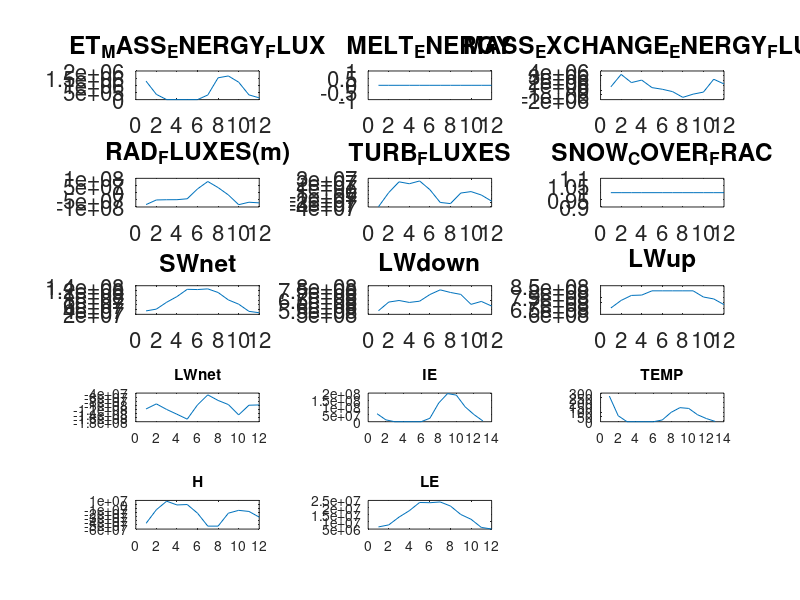

MATLAB code for this plot:
function TESTSCRIPT_SNOW_MODEL_TEST_DEC20

keyboard



PARS=parameter_constants;



%Snow precip (assuming liquid precip = 0)
%METDATAPRECsnow = [1,1,1,1,0,0,0,0,0,1,1,1]; %mm/day (liquid water equivalent)
METDATAPRECsnow = [3.50 6.50 2.80 3.70 0.90 0.30 0. 0. 1.40 1.40 4.60 2.50]; % unit mm/day liquid water equivalent, ERA5
% total precipitation = [3.50 6.70 3.30 4.20 1.40 2.0 0.90 0.90 3.70  1.80  4.90 2.50]% unit mm/day liquid water equivalent, ERA5
METDATAAIRtemp= [-5,-5,-5,-3,0,4,10,10,4,-2,-3,-5]; % celcius
deltat=365.25/12;
%Assume zero soil-snow flux

%SW MJ/m2/d
%./CARDAMOM_JPL/PYTHON/ERA5_API/ERA5_API_DOWNLOADER.py -o  ./DATA/ERA5/wyoming_snow_test.nc -v surface_solar_radiation_downwards  --year 2017  --month 01 02 03 04 05 06 07 08 09 10 11 12   --area 43 -111 44 -110    --monthly_average    --grid_size  1 1
METDATASWdown = [7.3381   11.5162   16.8397   21.9049   25.4404   28.4061   28.5217   24.6995   19.1908   12.8110    8.0631    5.7136];
%Lowngwave (MJ/m2/d)
METDATALWdown = [254, 266, 274, 286, 295, 335, 355, 360, 340, 326, 282, 254]*3600*24/1e6*1.02;
% LWdown =[22.3845   23.4420   24.1471   25.2046   25.9978   29.5229   31.2854   31.7261   29.9635   28.7297   24.8521   22.3845]
METDATALWup = [271, 283, 292, 305, 314, 357, 378, 383, 362, 347, 300, 271]*3600*24/1e6;
% LWup =[23.4144   24.4512   25.2288   26.3520   27.1296   30.8448   32.6592   33.0912   31.2768   29.9808   25.9200   23.4144]

% -------------------------
% downloaded from ERA5
%./CARDAMOM_JPL/PYTHON/ERA5_API/ERA5_API_DOWNLOADER.py -o ./RESEARCH/DATA/ERA5_API/wyoming_radiation_test.nc -v surface_net_solar_radiation surface_net_thermal_radiation surface_solar_radiation_downwards surface_thermal_radiation_downwards --year 2017 --month 01 02 03 04 05 06 07 08 09 10 11 12   --area 43.5 -110.5 43.5 -110.5 --monthly_average --grid_size 1 1

% unit covert from J/m2/day to MJ/m2/day  (/1e6)
 METDATASWdown = [7.5455    9.1782   15.4878   20.6763   27.3366   27.1438   27.7512   24.4484   17.6172   13.7335    7.1347    5.8443];
 METDATALWdown = [ 18.2143   21.2924   21.8513   21.1625   21.6022   23.9659   25.6225   24.7010   24.0173   20.4801   21.5173   19.8812];
 %netLWup  = LWup - LWdown
 %LWup = LWdown + netLWup
 %netLWup = [3.9281    3.0944    3.9953    4.7450    6.2141    5.6763    7.1693    7.3669    5.4266    4.9323    3.3277    3.2545];
 METDATALWnet=[3.9281    3.0944    3.9953    4.7450    6.2141    5.6763    7.1693    7.3669    5.4266    4.9323    3.3277    3.2545] ;
 METDATALWup = ( METDATALWnet +  METDATALWdown);

% in W/m2 /(3600*24)
% SWdown = [87.3325  106.2289  179.2574  239.3091  316.3962  314.1638  321.1939  282.9676  203.9033  158.9526   82.5774   67.6428];
% LWdown = [210.8138  246.4401  252.9088  244.9368  250.0251  277.3837  296.5569  285.8908  277.9777  237.0380  249.0425  230.1061];
% LWup = [45.4647   35.8150   46.2419   54.9189   71.9221   65.6975   82.9775   85.2654   62.8074   57.0869   38.5149   37.6683];
% ratio of netSW/SWdown = [0.6538    0.6533    0.6629    0.6566    0.6778  0.6924    0.8487    0.8718    0.8088    0.6811    0.6597    0.6552]

% snow variables
% snowcover=[99.9512   99.9512   99.9512   99.9512   99.9512   99.8947   11.3079     0   37.8159   94.7090   97.9974   99.9512]
% SWE=[0.2658    0.4133    0.5333    0.6217    0.6410    0.3495    0.0078     0    0.0105    0.0255    0.0953    0.1821]
% snowmelt=[0         0         0         0    0.0032    0.0173    0.0027         0    0.0008    0.0013         0         0]
 METDATAsnowsurft=[258.9934  265.2638  268.6025  268.8325  271.9822  273.0088  273.0925  273.1602  271.8199  267.3160  266.4712  262.0739];
METDATAskintemp=[259.4507  265.7600  269.7007  269.9660  274.7928  279.0397  286.2732  284.8947  278.5555  268.4642  266.9638  262.3272];
%-------------------------

% ET can be calculated offline
METDATAET = METDATASWdown * 0.01;%mm/day

%CONST.ant for now
%Changes in reality
%Shuang has snow albedo timeseries
CONST.albedo=0.85;

CONST.emissivity = 0.97;

%Aerodynamic resistance
fric_vel=0.1;
CONST.Hconductance= fric_vel/50;%m/s

CONST.air_density = 1;%kg/m3 %Function of ERA5 pressure/specific humidity/temperature
CONST.Cp=1004; %J/kg/K %specific heat of air at const pressure

%UNITS CHECK: Hconductance * ( delta_TEMP)*CONST.air_density *CONST.Cp 
%UNITS = J/m2/s



CONST.sigmaSB=5.67e-8;

DIAG.SWup=METDATASWdown*CONST.albedo;

DIAG.Rnet = METDATASWdown + METDATALWdown - DIAG.SWup - METDATALWup;

%"S" is state variable
%Snow SWE in Jan 1st  = 50 mm
%Units mm of liquid water
%1mm/m2 = 1kg H2O
%Meaning mm/m2 and kg can be used interchangeably.
SNOW_H2O(1) = 100;
%Snow temp initial condition (K)
SNOW_TEMP(1) = 268;





%E_tsw = M_tsw *c_i*T_tsw T_tsw = E_tsw/(c_i*M_tsw)13:34

%snow2energy= @(snowtemp) (1.0 - fliq) * cice * temp & + fliq * cliq * (temp - tsupercool_liq) 
%IE=(1.0 - fliq) * cice * temp & + fliq * cliq * (temp - tsupercool_liq) ;
%l = (\frac{Q_{tsw}-Q_{tsw0}}{Q_{tsw1}-Q_{tsw0}})13:40

FUNC.snow_fliq=@(snow_ie_pum, PARS) min(max((snow_ie_pum - PARS.IE_at_0C_solid )/ (PARS.IE_at_0C_liquid - PARS.IE_at_0C_solid),0),1);
%OVERLEAF FOR SNOW TEMP FUNCTION;
%Re-arrange from above equations
%Ensure snow_ie is per unit mass
FUNC.snow_temp=@(snow_ie,PARS) min(snow_ie/PARS.cice,PARS.tp);

    
 
%Arg 1. temp
%ARg 2. par struct 
%Arg 3. fliq
FUNC.snow2energy= @(snowtemp,PARS,fliq) (1.0 - fliq) * PARS.cice * snowtemp + fliq * PARS.cliq * (snowtemp - PARS.tsupercool_liq) ;

% **********************************************************************
% calculate aero conductance for sensible heat transfer (as a function of wind speed)
% Inputs:
 PARS.AERO.z=10;% Velocity reference height in meters
 PARS.AERO.h=0.03; % Characteristic roughness height in meters
 PARS.AERO.kappa=0.4; % von Karman's constant
 v10=[0.4817    0.9765    0.8134    0.5430    0.1999    0.5219    0.3391    0.2098    0.3396    0.4556    1.0371    0.4066];% Horizontal wind velocity at reference height (z) in m/s
 u10=[0.0191    0.7561    0.9194    0.7794    0.2525    0.5823    0.2504    0.3517    0.1578    0.4720    0.3309    0.3905];
 METDATA.ws10=sqrt(v10.^2+u10.^2);
 
%  ws2=v10*4.87/ln(67.8*10-5.42);% roughly ws2=0.75*ws10
 PARS.AERO.d=0.7*PARS.AERO.h; % Approximation for zero-plane displacement height
 PARS.AERO.z_0=0.1*PARS.AERO.h; % Approximation for momentum roughness height
% Outputs: Aerodynamic resistance in s/m
 FUNC.aeroconductance=@(PARS,ws10) (PARS.AERO.kappa^2.*ws10)/log((PARS.AERO.z-PARS.AERO.d)./PARS.AERO.z_0).^2;

% **********************************************************************

%Snow internal energy per unit snow (mm) * SNOW MASS
SNOW_IE(1) = FUNC.snow2energy(SNOW_TEMP(1), PARS, 0) * SNOW_H2O(1);


SNOW_LF(1)=FUNC.snow_fliq(SNOW_IE(1)/SNOW_H2O(1) , PARS);


disp('NEXT STEP: CHECK SNOW TEMP ROUTINE')
disp('internal energy per area vs internal energy per kg check')
keyboard

%dSWE/dt = PRECsnow - Sublimation - Melt


for m=1:12
    
    %Step 1. Add snow H2O contribution to snow pack
    %Note: rain goes straight to surface runoff, 
    %ASSUMPTION: liquid precip no interaction with snow energy balance.
    
    %One month timestep (adding snow in mm/month)
    %50mm
    %Assume all snow goes to snowpack
    SNOW_H2O(m+1) = SNOW_H2O(m) + METDATAPRECsnow (m)*deltat;
    
    %Step 2. NEXT STEP, calculate PRECsnow_IE
    %Re-analysis data includes snow:rain fraction
    %For now: assume snow is <= 0C
    %Energy per unit mass X mass
    %(J/m2/day)
    
    %Per unit snow area
    METDATALWup(m)=CONST.emissivity*min(METDATAskintemp(m),PARS.tp).^4*CONST.sigmaSB *24*3600*1e-6;%MJ/m2/d
%    METDATALWup(m)=CONST.emissivity*SNOW_TEMP(m).^4*CONST.sigmaSB *24*3600*1e-6;%MJ/m2/d
           LWUP(m) = METDATALWup(m)*1e6*deltat;


    %Radiative fluxes (J/m2/month)
        %Per unit snow area
        %Energy Loss = negative values

        SWNET(m)=METDATASWdown(m)*(1-CONST.albedo)*1e6*deltat;
        LWDOWN(m)=METDATALWdown(m)*CONST.emissivity*1e6*deltat;
        LWnet(m) = LWDOWN(m) -  LWUP(m);
        
    RAD_FLUXES(m)= SWNET(m) +LWnet(m);
    
    %Turbulent fluxes (ground to air flux = +ve)
    %J/m2/s
    %Convention = +ve flux upwards
    %npote : airtemp in celcius
    %H is in J/m2/month
        %Per unit snow area

        H(m) =CONST.Hconductance * (min(METDATAskintemp(m),PARS.tp) - (METDATAAIRtemp(m)+PARS.tp))*CONST.air_density *CONST.Cp *3600*24*deltat;
    
        %ET = mm/day
        %Evapotranspiration flux
        %J/m2/month
            %Per unit snow area

        LE(m) = METDATAET(m)*PARS.latent_heat_sub*CONST.air_density*deltat;
        
        %Turbulent fluxes
        %Convention = +ve flux upward
            %Per unit snow area

        TURB_FLUXES(m) = H(m) + LE(m);
        
    

       
       %ET units = mm/day
       %Water loss internal energy flux
           %Per unit snow area
       ET_MASS_ENERGY_FLUX(m) = METDATAET(m)* FUNC.snow2energy(SNOW_TEMP(m) ,PARS ,0)*deltat;
       
%Snow integrated flux (not per unit area)       
        SNOW_MASS_ENERGY_FLUX(m)= FUNC.snow2energy(min(METDATAAIRtemp(m)+PARS.tp, PARS.tp),PARS,0) *METDATAPRECsnow(m) ;
       
        %Surface met mass energy exchange  (excluding melt)
        %Snow input
        %ET 
        
                %Shunag has a few option option
        
        SNOW_COVER_FRAC(m)=double(SNOW_H2O(m)>30);
        SNOW_COVER_FRAC(m)=min(SNOW_H2O(m)/100,1);
        
        
%Assume we get 100% of new snow
%BUT ET scales with snow cover

        MASS_EXCHANGE_ENERGY_FLUXES(m) = SNOW_MASS_ENERGY_FLUX(m) - ET_MASS_ENERGY_FLUX(m)*SNOW_COVER_FRAC(m);
         

        
        
    %Track energy in Jules
    %CONTINUE FROM HERE (WHY IS IE NEGATIVE)?
    %SNOW_IE and MASS_EXCHANGE_ENERGY_FLUXES 
         SNOW_IE(m+1) = max(SNOW_IE(m) + MASS_EXCHANGE_ENERGY_FLUXES(m)+ (RAD_FLUXES(m) - TURB_FLUXES(m))*SNOW_COVER_FRAC(m),0);
         

         
         %Calculate temperature of snow after enegry exchange.
         if SNOW_H2O(m)>0;
         SNOW_TEMP(m+1) =  FUNC.snow_temp(SNOW_IE(m+1)/SNOW_H2O(m), PARS) ;
         %Snow LF correct for any temperature
         %FUNC.snow_fliq=@(snow_ie, PARS) min(max((snow_ie - PARS.IE_at_0C_solid )/ (PARS.IE_at_0C_liquid - PARS.IE_at_0C_solid),0),1);
      % If temp is above zero, snow LF calculation = 1
      % If temp is at zero, snow LF calculation = 0-1
      % If temp is below zero, snow LF calculation = 0
      %CONTINUE FROM HERE: check liquid fraction and internal energy
      
         SNOW_LF(m+1) =  FUNC.snow_fliq(SNOW_IE(m+1)/SNOW_H2O(m), PARS) ;
         

%         me%lt (m) = max(0, (snow_ie - snow_h2o * snow_ie_0C_all_ice));

                  %melt (m) = @(snow_ie,PARS) max(0, (snow_ie - PARS.IE_at_0C_solid));

         %units = SNOW_IE (J)
         %units =
         %
                 %MELT_ENERGY(m) =  max(0, (SNOW_IE(m+1) - SNOW_H2O(m) *PARS.IE_at_0C_solid));
                 
                 %MELT_IE = SNOW_IE - (1 - SNOW_LF) * SNOW_H2O * PARS.IE_0C_solid
                 
                 
                    MELT_ENERGY(m) = max(0, SNOW_IE(m+1)/SNOW_H2O(m) - (1 - SNOW_LF(m)) * SNOW_H2O(m) * PARS.IE_at_0C_solid);

                    
                    
                  MELT_MASS(m) =    SNOW_LF(m+1) * SNOW_H2O(m)  ;


                 
                %MELT(m) = (SNOW_TEMP(m)  -  PARS.tp) *PARS.cice * (SNOW_H2O(m)*(1-SNOW_LF(m));

         else
              SNOW_TEMP(m+1) = NaN;
              SNOW_LF(m+1) = NaN;
                     MELT_ENERGY(m) = 0;
                     MELT_MASS(m) = 0;

         end
         %Step 3. Cas
         

         
                 %Melt 
        %Mass flux
        %MELT_MASS_FLUX(m) = 
        %Energy flux
    %
         
         
    %    FUNC.snow2energy(SNOW_TEMP(m),PARS,

    %FUNC.snow_fliq
    
    %Snow melt at each timestep
    %TO DO NEXT:
    %Calculate melt as a function of change in liquid fraction
    %Calculate liquid fraction as a function of change in energy
    %"Melt" only occurs if SNOW_LF(t+1) - SNOW_LF(t) > 0;
    %"Re-Freezing" occurs if SNOW_LF(t+1) - SNOW_LF(t) < 0;
    %Option 1 = prognostically track SNOW_LF, but ALSO decide how much (if
    %not all) leaves snowpack
    %Option 2 = SNOW_LF is always zero (so snow is drained/dry at
    %begining of each iteration), so no refreezing.
    
    
    
      
    %Snow H2O balance
    SNOW_H2O(m+1) =SNOW_H2O(m) + METDATAPRECsnow(m)*deltat  - METDATAET(m) - MELT_MASS(m);
    
                      SNOW_IE(m+1) = max(SNOW_IE(m+1) - MELT_ENERGY(m),0);

    %Snow internal energy
    %SNOW_IE(m+1) =SNOW_IE(m) + 
    
end


figure(1);clf;
subplot(5,3,1);plot(ET_MASS_ENERGY_FLUX);title('ET_MASS_ENERGY_FLUX')
subplot(5,3,2);plot(MELT_ENERGY);title('MELT_ENERGY');
subplot(5,3,3);plot(MASS_EXCHANGE_ENERGY_FLUXES);title('MASS_EXCHANGE_ENERGY_FLUXES')
subplot(5,3,4);plot(RAD_FLUXES);title('RAD_FLUXES(m)')
subplot(5,3,5);plot(TURB_FLUXES);title('TURB_FLUXES')
subplot(5,3,6);plot(SNOW_COVER_FRAC);title('SNOW_COVER_FRAC')
subplot(5,3,7);plot(SWNET);title('SWnet');
subplot(5,3,8);plot(LWDOWN);title('LWdown');
subplot(5,3,9);plot(LWUP);title('LWup');
subplot(5,3,10);plot(LWnet);title('LWnet');
subplot(5,3,11);plot(SNOW_IE);title('IE');
subplot(5,3,12);plot(SNOW_TEMP);title('TEMP');
subplot(5,3,13);plot(H);title('H');
subplot(5,3,14);plot(LE);title('LE');



for s=1:9;subplot(5,3,s);set(gca,'FontSize',16);end

+ (RAD_FLUXES(m) - TURB_FLUXES(m))*SNOW_COVER_FRAC(m);




keyboard


end


function PARS=parameter_constants




%SNOW_ENERGY = wmass * ( (1.0 - fliq) * cice * temp & + fliq * cliq * (temp - tsupercool_liq) )
%Snow energy per mm SWE (which means energy/mm/m2)
PARS.cice = 2.093e3;% ! Ice specific heat (Ci) [ J/kg/K]13:34
PARS.cliq = 4.186e3; % ! Liquid water specific heat (Cl) [ J/kg/K]
%     tsupercool_liq = t3ple - (uiicet3 + alli ) * cliqi13:54
%     temp = uint * cliqi + tsupercool_liq13:53

PARS.tp = 273.16; %triple-point temp.
PARS.latent_heat_fusion = 334000; % J/kg
PARS.latent_heat_vap=2.5e6;%J/kg
%Note: latent heat of vaporization is (more accurately) 
%True for any temperature (simplification: not a function of temperature);
%E..g. look at ED2 or Williams et al., (2012) for linear temp dependence
%Climate and vegetation controls on the surface water balance: Synthesis of evapotranspiration measured across a global network of flux towers
PARS.latent_heat_sub=PARS.latent_heat_fusion + PARS.latent_heat_vap;%J/kg
PARS.IE_at_0C_solid=PARS.cice*PARS.tp;
PARS.IE_at_0C_liquid=PARS.cice*PARS.tp + PARS.latent_heat_fusion;
PARS.tsupercool_liq =  PARS.tp  - (PARS.IE_at_0C_liquid)/PARS.cliq; %[K];

end


%This can be the CARDAMOM_wide temp calculation
%Adapt for dry soil heat capacity
%Look at Longo overleaf or ED2 fortran code for dry soil stuff.


%Alternative form here
%FUNC.snow_temp=@(snow_ie,PARS) min(snow_ie/PARS.cice,PARS.tp);


function temp_all=snow_temp(snow_ie,PARS)


for n=1:numel(snow_ie)
if snow_ie(n)>PARS.IE_at_0C_liquid


    temp=(snow_ie(n))./PARS.cliq + PARS.tsupercool_liq;
    
elseif snow_ie(n)<PARS.IE_at_0C_solid
    
    
        temp=(snow_ie(n))./PARS.cice;

else
    temp=PARS.tp;
end

temp_all(n)=temp;

end

end

function cardamomized_snow


%Snow flux
METDATAPRECsnow = [3.50 6.50 2.80 3.70 0.90 0.30 0. 0. 1.40 1.40 4.60 2.50]; % unit mm/day liquid water equivalent, ERA5

%LST
METDATAskintemp=[259.4507  265.7600  269.7007  269.9660  274.7928  279.0397  286.2732  284.8947  278.5555  268.4642  266.9638  262.3272];




%Snow data








end